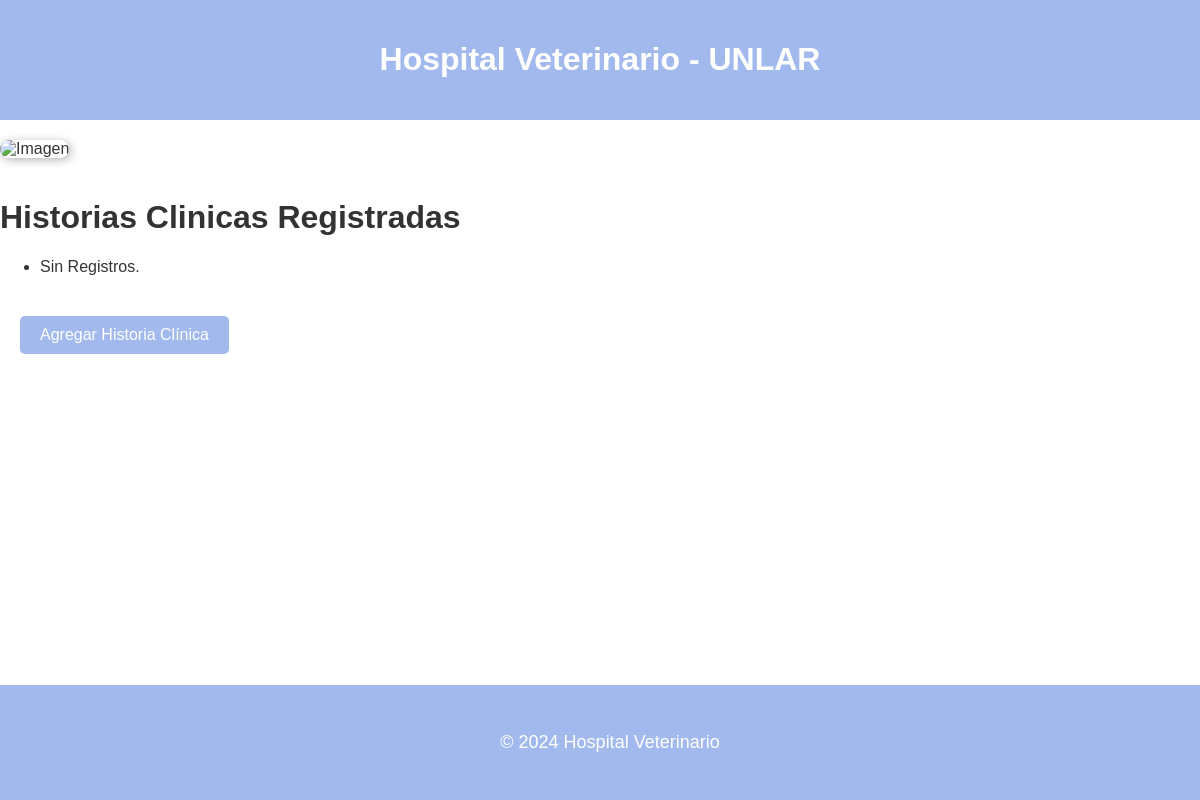
Page /hospitalVet/histCli/list/ on the earlier database version.
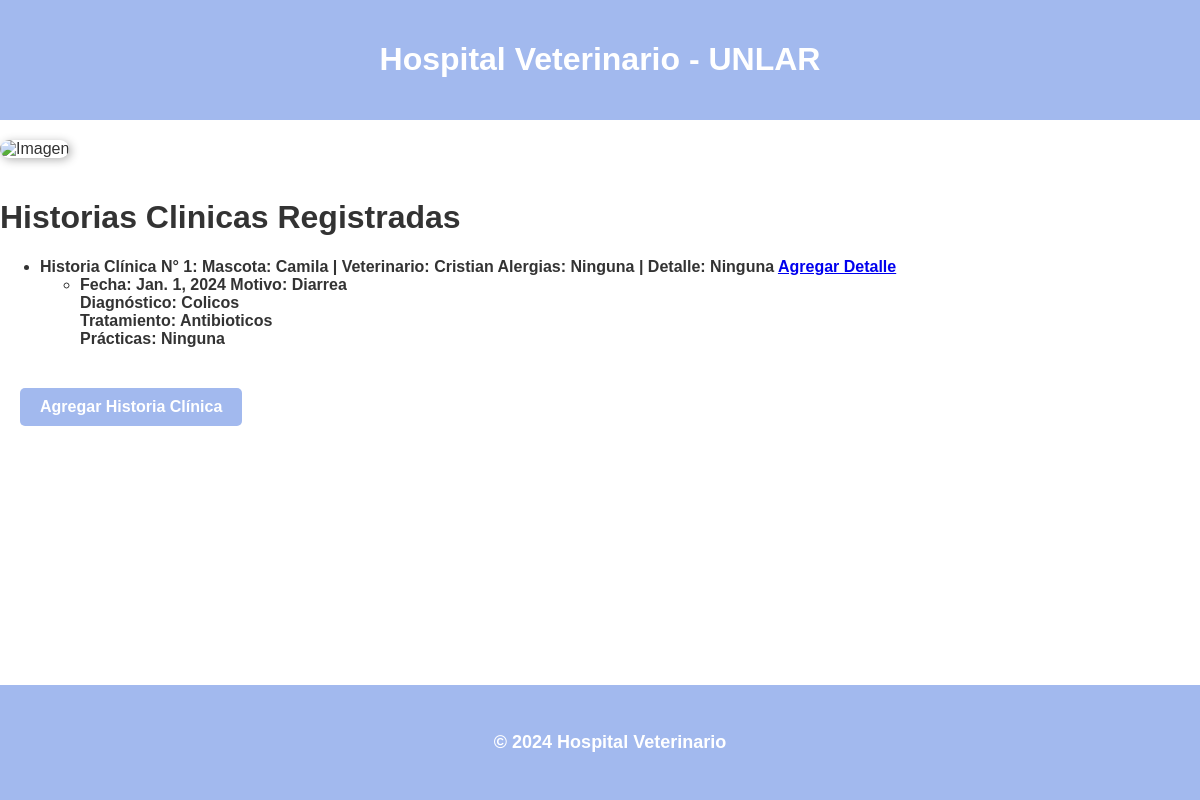
Same page on the later database version.
### apps/homepage/models.py (models this page shows, shortened)
class HistMedEnc(models.Model):
    mascota = models.ForeignKey(Mascota, on_delete=models.CASCADE, verbose_name='Mascota')
    veterinario = models.ForeignKey(Veterinario, on_delete=models.CASCADE, verbose_name='Veterinario')
    fecha_cre = models.DateField(verbose_name='Fecha de Creación')
    alergias = models.CharField(max_length=255, verbose_name='Alergias')
    detalle = models.TextField(verbose_name='Detalles')
    class Meta:
        verbose_name = 'Historial Médico'
        verbose_name_plural = 'Historiales Médicos'
        ordering = ['id']

class Mascota(models.Model):
    nombre = models.CharField(max_length=100, verbose_name='Mascota')
    raza = models.CharField(max_length=100, verbose_name='Raza')
    color = models.CharField(max_length=100, verbose_name='Color')
    peso = models.IntegerField(default=1, null=True, verbose_name="Peso")
    cliente = models.ForeignKey(Cliente, on_delete=models.CASCADE, verbose_name='Cliente')
    class Meta:
        verbose_name = 'Mascota'
        verbose_name_plural = 'Mascotas'
        ordering = ['id']

class Veterinario(models.Model):
    nombre = models.CharField(max_length=100, verbose_name='Nombre del Veterinario')
    telefono = models.CharField(max_length=100, verbose_name='Telefono')
    direccion = models.CharField(max_length=100, verbose_name='Dirección')
    dni = models.IntegerField(default=1, null=True, blank=True, verbose_name='DNI')
    class Meta:
        verbose_name = 'Veterinario'
        verbose_name_plural = 'Veterinarios'
        ordering = ['id']

class HistMedDet(models.Model):
    HMEnc = models.ForeignKey(HistMedEnc, on_delete=models.CASCADE, verbose_name='Historial Medico')
    fecha = models.DateField(verbose_name='Fecha de Consulta')
    motivo_consulta = models.CharField(max_length=255, verbose_name='Motivo de Consulta')
    diagnostico = models.TextField(verbose_name='Diagnóstico')
    tratamiento = models.TextField(verbose_name='Tratamiento')
    practicas = models.TextField(verbose_name='Practicas')
    class Meta:
        verbose_name = 'Historial Médico Detalle'
        verbose_name_plural = 'Historiales Médicos Detalles'
        ordering = ['fecha']

### apps/homepage/views/histCli/views.py (the view)
# urls.py: path('histCli/list/', HistMedEncListView.as_view(), name='historial_list'),
class HistMedEncListView(ListView):
    model = HistMedEnc
    template_name = 'histCli/list.html'
    context_object_name = 'object_list'
    def get_queryset(self):
        return HistMedEnc.objects.select_related('mascota', 'veterinario').prefetch_related('histmeddet_set')

### apps/homepage/templates/histCli/list.html (shortened to what this page needs)
{% load static %}
<!doctype html>
<html lang="en">
  <head>
    <link rel="stylesheet" href="{% static 'histCli/css/style.css' %}" />
  </head>
  <body>
    <header>
      <h1>Hospital Veterinario - UNLAR</h1>
    </header>
    <main>
      <img
        src="{% static 'img/Hospitalveterinarioseded.jpeg' %}"
        alt="Imagen"
        class="img-modificada"
      />
      <h1>Historias Clinicas Registradas</h1>
      <ul>
        {% for histCli in object_list %}
        <li>
          <strong
            >Historia Clínica N° {{histCli.id}}: Mascota:
            {{histCli.mascota.nombre}} | Veterinario: {{histCli.veterinario.nombre}}
          Alergias: {{histCli.alergias }} | Detalle: {{histCli.detalle }}
          <a
            href="{% url 'historial_det_create' histCli.id %}"
            class="btn-detail"
            >Agregar Detalle</a
          >
          <ul>
            {% for detalle in histCli.histmeddet_set.all %}
            <li>
              <strong>Fecha:</strong> {{ detalle.fecha }}
              <strong>Motivo:</strong> {{ detalle.motivo_consulta }} <br />
              <strong>Diagnóstico:</strong> {{ detalle.diagnostico }} <br />
              <strong>Tratamiento:</strong> {{ detalle.tratamiento }} <br />
              <strong>Prácticas:</strong> {{ detalle.practicas }}
            </li>
            {% empty %}
            <li>No hay detalles para este historial.</li>
            {% endfor %}
          </ul>
        </li>
        {% empty %}
        <li>Sin Registros.</li>
        {% endfor %}
      </ul>
      <div style="margin-top: 20px">
        <a href="{% url 'historial_enc_create' %}" class="btn-create"
          >Agregar Historia Clínica</a
        >
      </div>
    </main>
    <footer>
      <p>© 2024 Hospital Veterinario</p>
    </footer>
  </body>
</html>

Differences in the rows shown:
added HistMedEnc: id "1", mascota.nombre "Camila", veterinario.nombre "Cristian", alergias "Ninguna", detalle "Ninguna"
added HistMedDet: fecha "Jan. 1, 2024", motivo_consulta "Diarrea", diagnostico "Colicos", tratamiento "Antibioticos", practicas "Ninguna"
Other differences:
text no longer shown: "Sin Registros."
